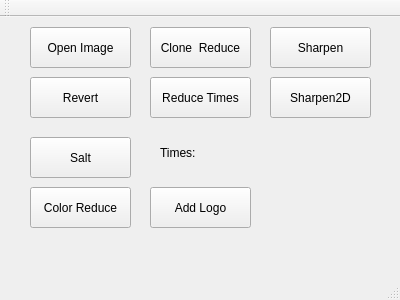
<?xml version="1.0" encoding="UTF-8"?>
<ui version="4.0">
 <class>MainWindow</class>
 <widget class="QMainWindow" name="MainWindow">
  <property name="geometry">
   <rect>
    <x>0</x>
    <y>0</y>
    <width>400</width>
    <height>300</height>
   </rect>
  </property>
  <property name="windowTitle">
   <string>MainWindow</string>
  </property>
  <widget class="QWidget" name="centralWidget">
   <widget class="QPushButton" name="pushButton">
    <property name="geometry">
     <rect>
      <x>30</x>
      <y>10</y>
      <width>101</width>
      <height>41</height>
     </rect>
    </property>
    <property name="text">
     <string>Open Image</string>
    </property>
   </widget>
   <widget class="QPushButton" name="pushButton_2">
    <property name="geometry">
     <rect>
      <x>30</x>
      <y>60</y>
      <width>101</width>
      <height>41</height>
     </rect>
    </property>
    <property name="text">
     <string>Revert</string>
    </property>
   </widget>
   <widget class="QPushButton" name="saltButton">
    <property name="geometry">
     <rect>
      <x>30</x>
      <y>120</y>
      <width>101</width>
      <height>41</height>
     </rect>
    </property>
    <property name="text">
     <string>Salt</string>
    </property>
   </widget>
   <widget class="QPushButton" name="colorReduceButton">
    <property name="geometry">
     <rect>
      <x>30</x>
      <y>170</y>
      <width>101</width>
      <height>41</height>
     </rect>
    </property>
    <property name="text">
     <string>Color Reduce</string>
    </property>
   </widget>
   <widget class="QPushButton" name="cloneButton">
    <property name="geometry">
     <rect>
      <x>150</x>
      <y>10</y>
      <width>101</width>
      <height>41</height>
     </rect>
    </property>
    <property name="text">
     <string>Clone  Reduce</string>
    </property>
   </widget>
   <widget class="QPushButton" name="timeButton">
    <property name="geometry">
     <rect>
      <x>150</x>
      <y>60</y>
      <width>101</width>
      <height>41</height>
     </rect>
    </property>
    <property name="text">
     <string>Reduce Times</string>
    </property>
   </widget>
   <widget class="QLabel" name="timeLabel">
    <property name="geometry">
     <rect>
      <x>160</x>
      <y>120</y>
      <width>211</width>
      <height>31</height>
     </rect>
    </property>
    <property name="text">
     <string>Times:</string>
    </property>
   </widget>
   <widget class="QPushButton" name="sharpenButton">
    <property name="geometry">
     <rect>
      <x>270</x>
      <y>10</y>
      <width>101</width>
      <height>41</height>
     </rect>
    </property>
    <property name="text">
     <string>Sharpen</string>
    </property>
   </widget>
   <widget class="QPushButton" name="sharpen2DButton">
    <property name="geometry">
     <rect>
      <x>270</x>
      <y>60</y>
      <width>101</width>
      <height>41</height>
     </rect>
    </property>
    <property name="text">
     <string>Sharpen2D</string>
    </property>
   </widget>
   <widget class="QPushButton" name="addLogoButton">
    <property name="geometry">
     <rect>
      <x>150</x>
      <y>170</y>
      <width>101</width>
      <height>41</height>
     </rect>
    </property>
    <property name="text">
     <string>Add Logo</string>
    </property>
   </widget>
  </widget>
  <widget class="QMenuBar" name="menuBar">
   <property name="geometry">
    <rect>
     <x>0</x>
     <y>0</y>
     <width>400</width>
     <height>20</height>
    </rect>
   </property>
  </widget>
  <widget class="QToolBar" name="mainToolBar">
   <attribute name="toolBarArea">
    <enum>TopToolBarArea</enum>
   </attribute>
   <attribute name="toolBarBreak">
    <bool>false</bool>
   </attribute>
  </widget>
  <widget class="QStatusBar" name="statusBar"/>
 </widget>
 <layoutdefault spacing="6" margin="11"/>
 <resources/>
 <connections/>
</ui>
